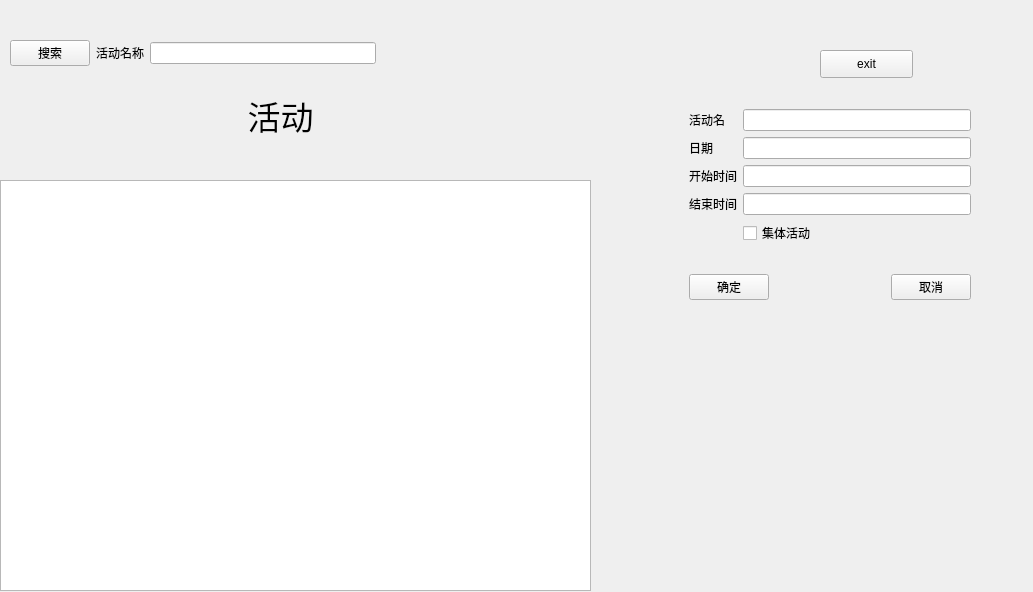
<?xml version="1.0" encoding="UTF-8"?>
<ui version="4.0">
 <class>activityWidget</class>
 <widget class="QWidget" name="activityWidget">
  <property name="geometry">
   <rect>
    <x>0</x>
    <y>0</y>
    <width>1033</width>
    <height>592</height>
   </rect>
  </property>
  <property name="windowTitle">
   <string>Activity</string>
  </property>
  <widget class="QTextEdit" name="textEdit">
   <property name="geometry">
    <rect>
     <x>0</x>
     <y>180</y>
     <width>591</width>
     <height>411</height>
    </rect>
   </property>
  </widget>
  <widget class="QPushButton" name="exitButton">
   <property name="geometry">
    <rect>
     <x>820</x>
     <y>50</y>
     <width>93</width>
     <height>28</height>
    </rect>
   </property>
   <property name="text">
    <string>exit</string>
   </property>
  </widget>
  <widget class="QLabel" name="label_2">
   <property name="geometry">
    <rect>
     <x>170</x>
     <y>80</y>
     <width>221</width>
     <height>71</height>
    </rect>
   </property>
   <property name="font">
    <font>
     <family>隶书</family>
     <pointsize>25</pointsize>
    </font>
   </property>
   <property name="text">
    <string>活动</string>
   </property>
   <property name="alignment">
    <set>Qt::AlignCenter</set>
   </property>
  </widget>
  <widget class="QWidget" name="widget" native="true">
   <property name="geometry">
    <rect>
     <x>10</x>
     <y>30</y>
     <width>366</width>
     <height>46</height>
    </rect>
   </property>
   <layout class="QHBoxLayout" name="horizontalLayout">
    <item>
     <widget class="QPushButton" name="searchActivityButton">
      <property name="text">
       <string>搜索</string>
      </property>
     </widget>
    </item>
    <item>
     <widget class="QLabel" name="label">
      <property name="text">
       <string>活动名称</string>
      </property>
     </widget>
    </item>
    <item>
     <widget class="QLineEdit" name="searchActiVityEdit"/>
    </item>
   </layout>
  </widget>
  <widget class="QWidget" name="widget_3" native="true">
   <property name="geometry">
    <rect>
     <x>680</x>
     <y>100</y>
     <width>300</width>
     <height>215</height>
    </rect>
   </property>
   <layout class="QVBoxLayout" name="verticalLayout">
    <item>
     <widget class="QWidget" name="widget_2" native="true">
      <layout class="QGridLayout" name="gridLayout">
       <item row="0" column="0">
        <widget class="QLabel" name="label_3">
         <property name="text">
          <string>活动名</string>
         </property>
        </widget>
       </item>
       <item row="0" column="1">
        <widget class="QLineEdit" name="addActivityName"/>
       </item>
       <item row="1" column="0">
        <widget class="QLabel" name="label_4">
         <property name="text">
          <string>日期</string>
         </property>
        </widget>
       </item>
       <item row="1" column="1">
        <widget class="QLineEdit" name="addActivityTime"/>
       </item>
       <item row="2" column="0">
        <widget class="QLabel" name="label_5">
         <property name="text">
          <string>开始时间</string>
         </property>
        </widget>
       </item>
       <item row="2" column="1">
        <widget class="QLineEdit" name="startTime"/>
       </item>
       <item row="3" column="0">
        <widget class="QLabel" name="label_6">
         <property name="text">
          <string>结束时间</string>
         </property>
        </widget>
       </item>
       <item row="3" column="1">
        <widget class="QLineEdit" name="endTime"/>
       </item>
       <item row="4" column="1">
        <widget class="QCheckBox" name="teamcheckBox">
         <property name="text">
          <string>集体活动</string>
         </property>
        </widget>
       </item>
      </layout>
     </widget>
    </item>
    <item>
     <widget class="QWidget" name="widget_4" native="true">
      <layout class="QHBoxLayout" name="horizontalLayout_2">
       <item>
        <widget class="QPushButton" name="addActivityButton">
         <property name="text">
          <string>确定</string>
         </property>
        </widget>
       </item>
       <item>
        <spacer name="horizontalSpacer">
         <property name="orientation">
          <enum>Qt::Horizontal</enum>
         </property>
         <property name="sizeHint" stdset="0">
          <size>
           <width>63</width>
           <height>20</height>
          </size>
         </property>
        </spacer>
       </item>
       <item>
        <widget class="QPushButton" name="cancelAddButton">
         <property name="text">
          <string>取消</string>
         </property>
        </widget>
       </item>
      </layout>
     </widget>
    </item>
   </layout>
  </widget>
 </widget>
 <resources/>
 <connections/>
</ui>
